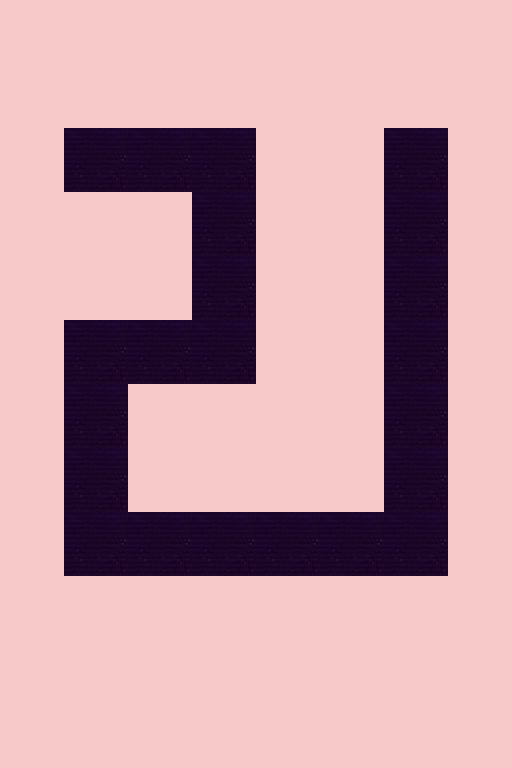

The image is a tile-based game level rendered from a .tmx file. Its description and complete source (layers, tilesets, objects, tile grids) follow:
An orthogonal 8x12 tile map with 64x64 px tiles, 3 tile layers (Background, traj, blockage01), 8 tilesets and 1 object (Ball).

<map version="1.5" tiledversion="1.7.2" orientation="orthogonal" renderorder="right-down" width="8" height="12" tilewidth="64" tileheight="64" infinite="0" nextlayerid="6" nextobjectid="3">
 <tileset firstgid="1" name="electro-wave-retro-skyline-buildings-jk" tilewidth="64" tileheight="64" spacing="1" margin="1" tilecount="464" columns="29">
  <image source="electro-wave-retro-skyline-buildings-jk.jpg" width="1920" height="1080" />
 </tileset>
 <tileset firstgid="465" name="electro-wave-retro-skyline-buildings-jk" tilewidth="64" tileheight="64" spacing="1" margin="1" tilecount="464" columns="29">
  <image source="electro-wave-retro-skyline-buildings-jk.jpg" width="1920" height="1080" />
 </tileset>
 <tileset firstgid="929" name="WhatsApp Image 2022-01-04 at 20.59.38" tilewidth="64" tileheight="64" spacing="1" margin="1" tilecount="99" columns="11">
  <image source="WhatsApp Image 2022-01-04 at 20.59.38.jpeg" width="736" height="588" />
 </tileset>
 <tileset firstgid="1028" name="2560" tilewidth="64" tileheight="64" spacing="1" margin="1" tilecount="234" columns="18">
  <image source="2560.jpg" width="1200" height="900" />
  <tile id="0">
   <properties>
    <property name="Blockage" value="True" />
   </properties>
  </tile>
 </tileset>
 <tileset firstgid="1262" name="WhatsApp Image 2022-01-04 at 20.59.38" tilewidth="64" tileheight="64" spacing="1" margin="1" tilecount="99" columns="11">
  <image source="WhatsApp Image 2022-01-04 at 20.59.38.jpeg" width="736" height="588" />
 </tileset>
 <tileset firstgid="1361" name="electro-wave-retro-skyline-buildings-jk" tilewidth="64" tileheight="64" spacing="1" margin="1" tilecount="464" columns="29">
  <image source="electro-wave-retro-skyline-buildings-jk.jpg" width="1920" height="1080" />
 </tileset>
 <tileset firstgid="1825" name="WhatsApp Image 2022-01-04 at 20.59.38" tilewidth="64" tileheight="64" spacing="1" margin="1" tilecount="99" columns="11">
  <image source="WhatsApp Image 2022-01-04 at 20.59.38.jpeg" width="736" height="588" />
 </tileset>
 <tileset firstgid="1924" name="2560" tilewidth="64" tileheight="64" spacing="1" margin="1" tilecount="234" columns="18">
  <image source="2560.jpg" width="1200" height="900" />
  <tile id="0">
   <properties>
    <property name="Blockage" value="True" />
   </properties>
  </tile>
 </tileset>
 <layer id="1" name="Background" width="8" height="12">
  <data encoding="csv">
1373,1374,1375,1376,1377,1378,1379,1380,
1402,1403,1404,1405,1406,1407,1408,1409,
1431,1432,1433,1434,1435,1436,1437,1438,
1460,1461,1462,1463,1464,1465,1466,1467,
1489,1490,1491,1492,1493,1494,1495,1496,
1518,1519,1520,1521,1522,1523,1524,1525,
1547,1548,1549,1550,1551,1552,1553,1554,
1576,1577,1578,1579,1580,1581,1582,1583,
1605,1606,1607,1608,1609,1610,1611,1612,
1634,1635,1636,1637,1638,1639,1640,1641,
1663,1664,1665,1666,1667,1668,1669,1670,
1691,1692,1693,1694,1695,1696,1697,1698
</data>
 </layer>
 <layer id="2" name="traj" width="8" height="12">
  <data encoding="csv">
0,0,0,0,0,0,0,0,
0,0,0,0,0,0,0,0,
0,929,929,929,0,0,929,0,
0,0,0,929,0,0,929,0,
0,0,0,929,0,0,929,0,
0,929,929,929,0,0,929,0,
0,929,0,0,0,0,929,0,
0,929,0,0,0,0,929,0,
0,929,929,929,929,929,929,0,
0,0,0,0,0,0,0,0,
0,0,0,0,0,0,0,0,
0,0,0,0,0,0,0,0
</data>
 </layer>
 <layer id="3" name="blockage01" width="8" height="12">
  <data encoding="csv">
1924,1924,1924,1924,1924,1924,1924,1924,
1924,1924,1924,1924,1924,1924,1924,1924,
1924,0,0,0,1924,1924,0,1924,
1924,1924,1924,0,1924,1924,0,1924,
1924,1924,1924,0,1924,1924,0,1924,
1924,0,0,0,1924,1924,0,1924,
1924,0,1924,1924,1924,1924,0,1924,
1924,0,1924,1924,1924,1924,0,1924,
1924,0,0,0,0,0,0,1924,
1924,1924,1924,1924,1924,1924,1924,1924,
1924,1924,1924,1924,1924,1924,1924,1924,
1924,1924,1924,1924,1924,1924,1924,1924
</data>
 </layer>
 <objectgroup id="5" name="Objects">
  <object id="2" name="Ball" x="88.3969" y="151.773" width="13.6558" height="12.2902" />
 </objectgroup>
</map>
